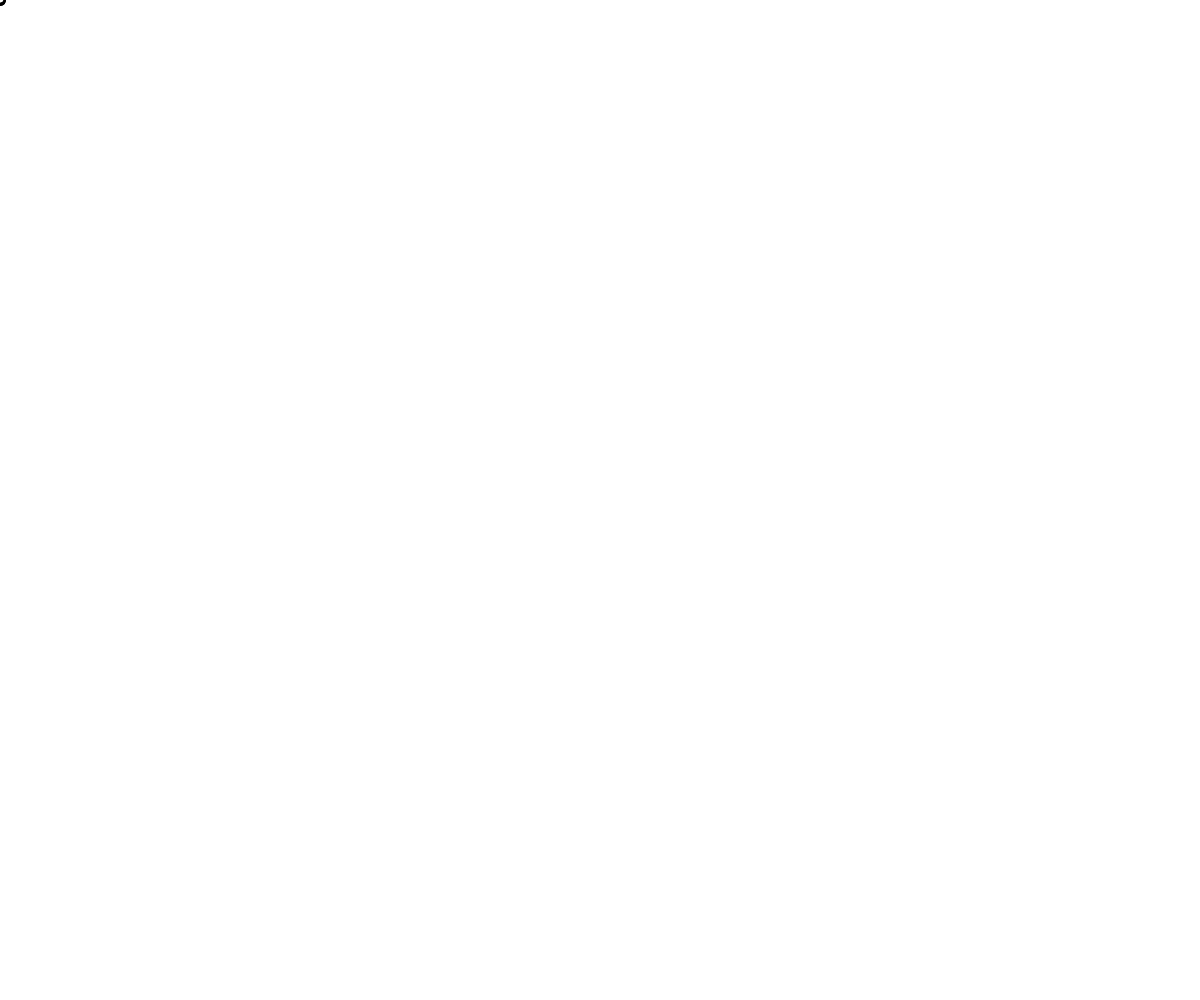
Frame 1 (no input)
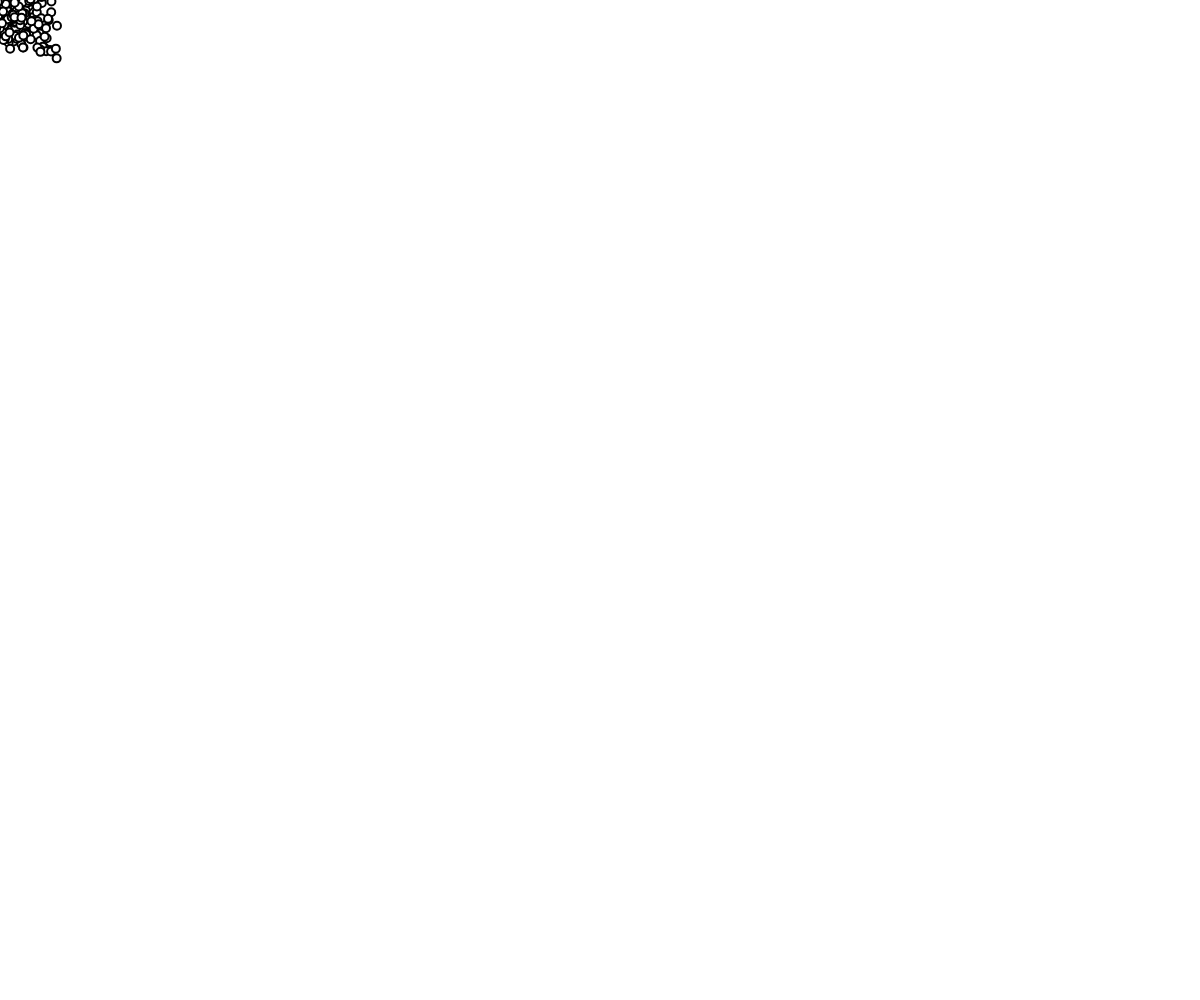
Frame 60 (no input)
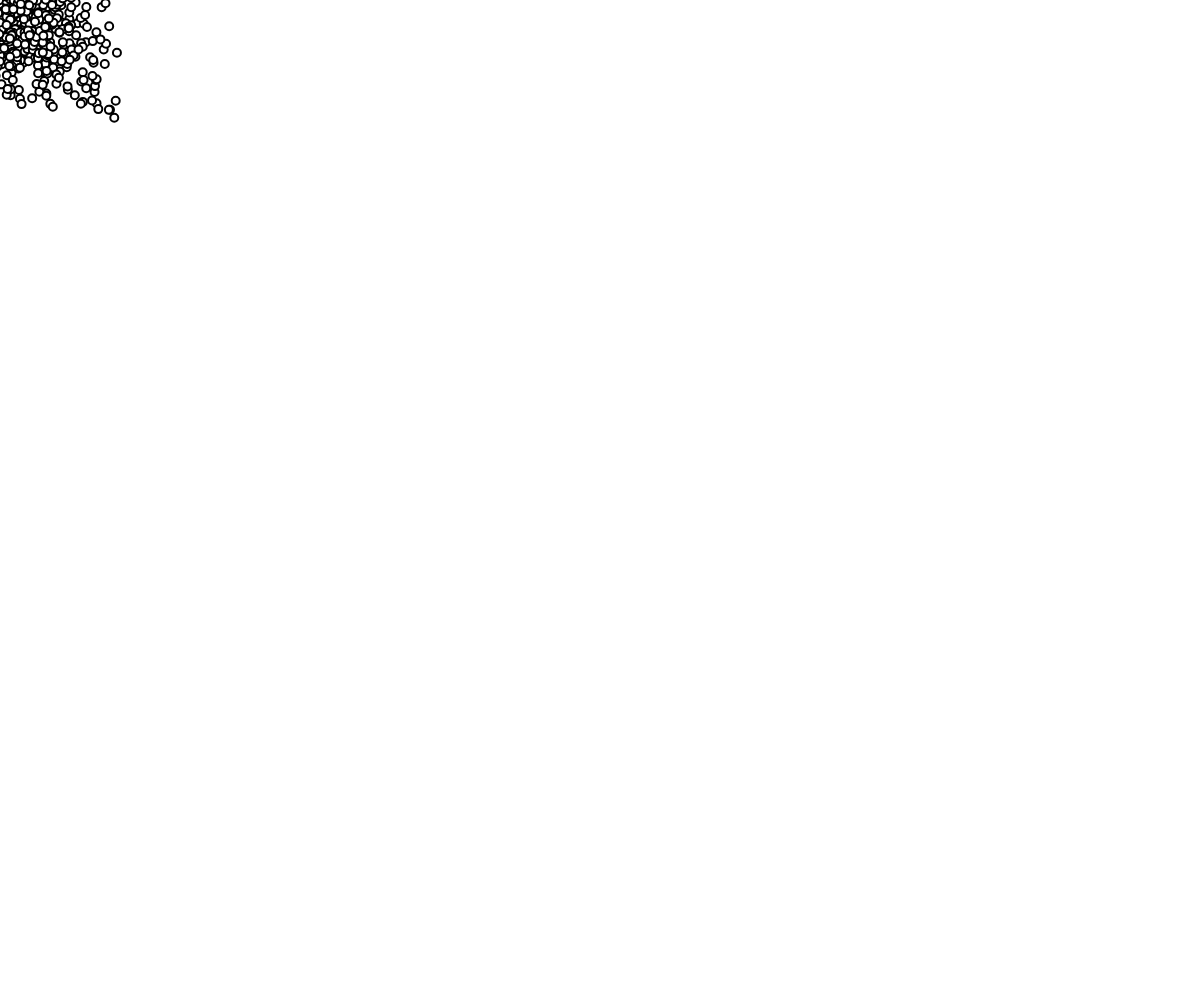
Frame 120 (the mouse pressed at the canvas centre since frame 60)

The p5.js sketch that drew these frames (run headless with seeded random() and noise() and a simulated clock; from frame 60 on, the mouse is pressed at the canvas centre):

// p5.js sketch
// ── sketch.js
// One ParticleSystem
let emitter;

//{!1} One repeller
let repeller;
let rotata=0;
let a=0;
let b=0;
let c = 1;
let d;
function setup() {
  colorMode(HSB);
  createCanvas(windowWidth,windowHeight);
  emitter = new Emitter(mouseX, mouseY);
  
}

function draw() {
  background(255);
  a+=0.0001
  b+=0.01
 c= sin(b)
 d= map(c,-1,1,0,330);
  repeller = new Repeller(mouseX,mouseY);
  for(i=0;i<20;i++){
    rotata=rotata+8;
  emitter.addParticle(rotata,d);
  };
  // We’re applying a universal gravity.
  let gravity = createVector(0,0);
  emitter.applyForce(gravity);
  //{!1} Applying the repeller
  emitter.applyRepeller(repeller);
  emitter.run();


  
}

// ── emitter.js
//{!1} The Emitter manages all the particles.
class Emitter {

  constructor(x, y) {
    this.origin = createVector(x, y);
    this.particles = [];
  }

  addParticle(z,a) {
    //this.origin.set(mouseX,mouseY);
    
    this.particles.push(new Particle(this.origin.x, this.origin.y,z,a))
  
  }

  applyForce(force) {
    //{!3} Applying a force as a p5.Vector
    for (let particle of this.particles) {
      particle.applyForce(force);
    }
  } 

  applyRepeller(repeller) {
    //{!4} Calculating a force for each Particle based on a Repeller
    for (let particle of this.particles) {
      let force = repeller.repel(particle);
      particle.applyForce(force);
    }
  }

  run() {
    for (let i = this.particles.length - 1; i >= 0; i--) {
      const particle = this.particles[i];
      particle.run();
      if (particle.isDead()) {
        this.particles.splice(i, 1);
      }
    }
  }
}
// ── particle.js
// The Nature of Code
// Daniel Shiffman
// http://natureofcode.com

// Simple Particle System

// A simple Particle class

class Particle {
  constructor(x, y) {
    this.position = createVector(x, y);
    this.velocity = createVector(random(-1,1), random(-1,1));
    this.acceleration = createVector(0, 0);
    this.lifespan = 300;
  }

  run() {
    this.update();
    this.show();
  }

  applyForce(f) {
    this.acceleration.add(f);
  }

  // Method to update position
  update() {
    this.velocity.add(this.acceleration);
    this.position.add(this.velocity);
    this.lifespan -= 2;
    this.acceleration.mult(0);
  }

  // Method to display
  show() {
    stroke(0);
    strokeWeight(2);
    fill(127);
    circle(this.position.x, this.position.y, 8);
  }

  // Is the particle still useful?
  isDead() {
    return this.lifespan < 0.0;
  }
}

// ── repeller.js
class Repeller {
  constructor(x, y) {
    this.position = createVector(x, y);
    //{!1} How strong is the repeller?
    this.power = 0;
  }

  show() {
    stroke(0);
    strokeWeight(2);
    fill(127);
    circle(this.position.x, this.position.y, 32);
  }

  repel(particle) {
    //{!6 .code-wide} This is the same repel algorithm we used in Chapter 2: forces based on gravitational attraction.
   
    let force = p5.Vector.sub(this.position, particle.position);
    let distance = force.mag();
    
    if(distance>height/3){
      let strength = this.power/ distance*distance;
    force.setMag(strength);
      return force
    }
    else{
      let strength =-0.3* (this.power);
      force.setMag(strength);
        return force;

    }
  }
}
